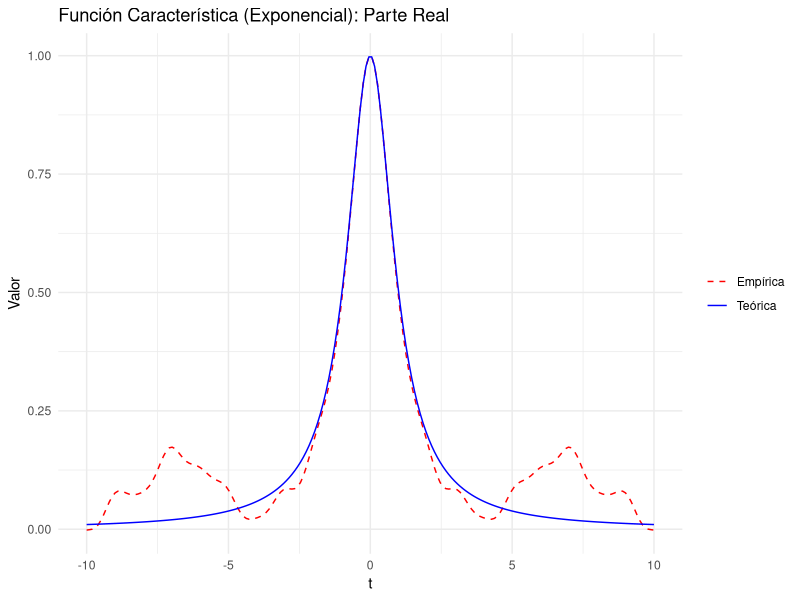
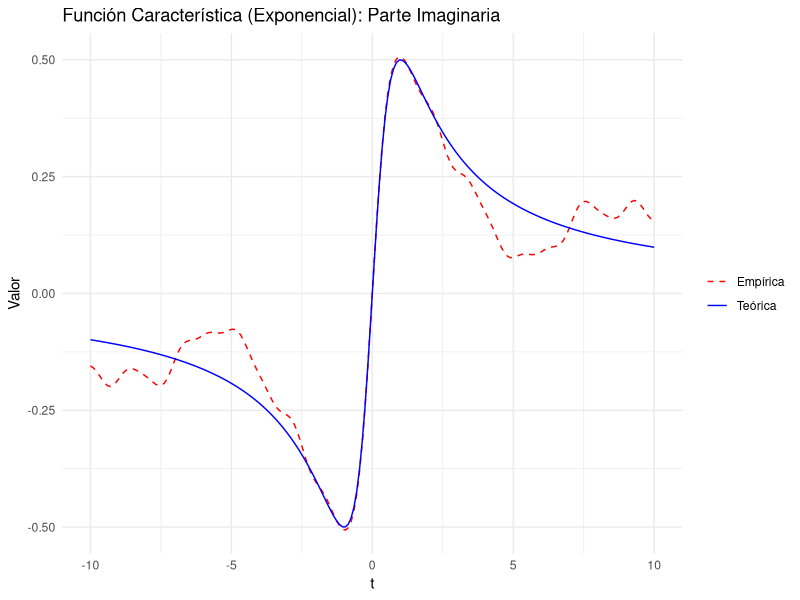
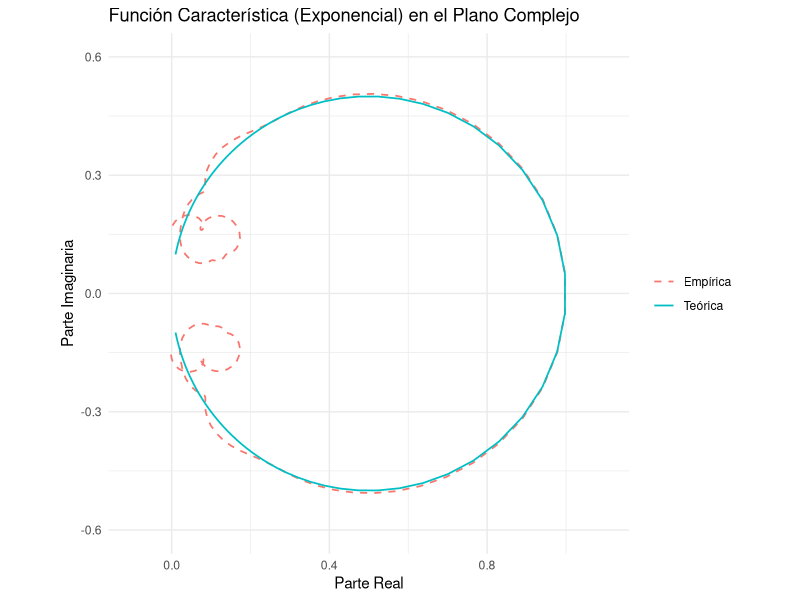
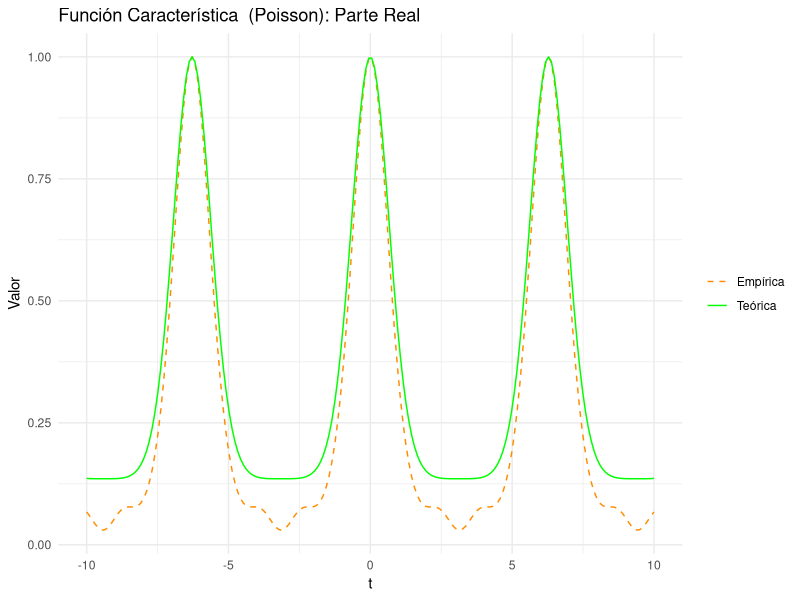
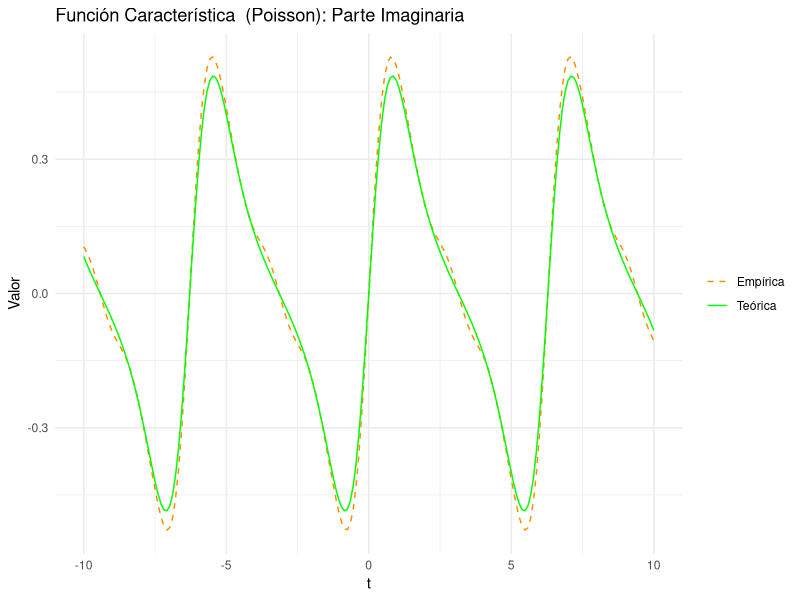
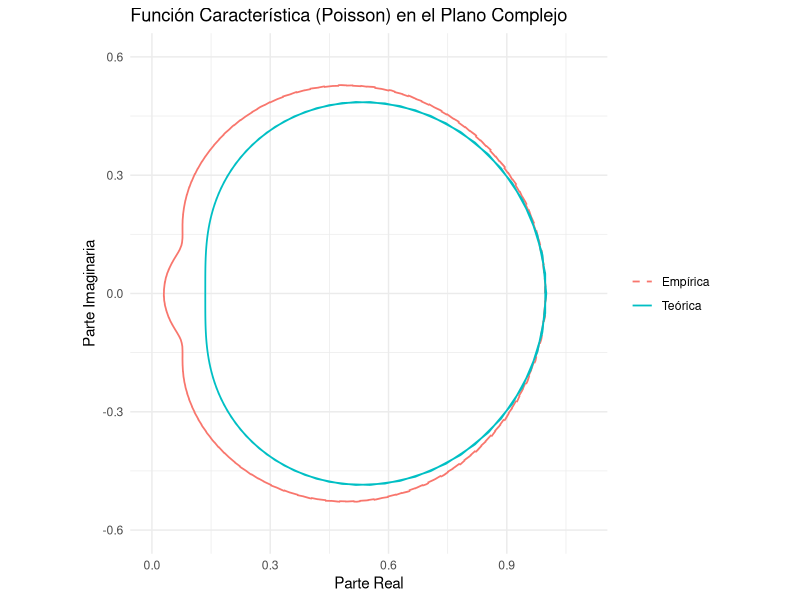
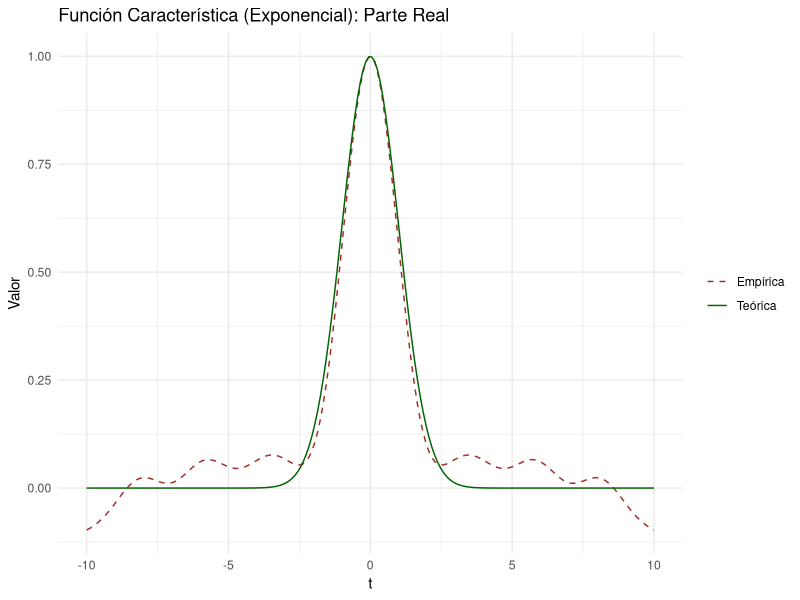
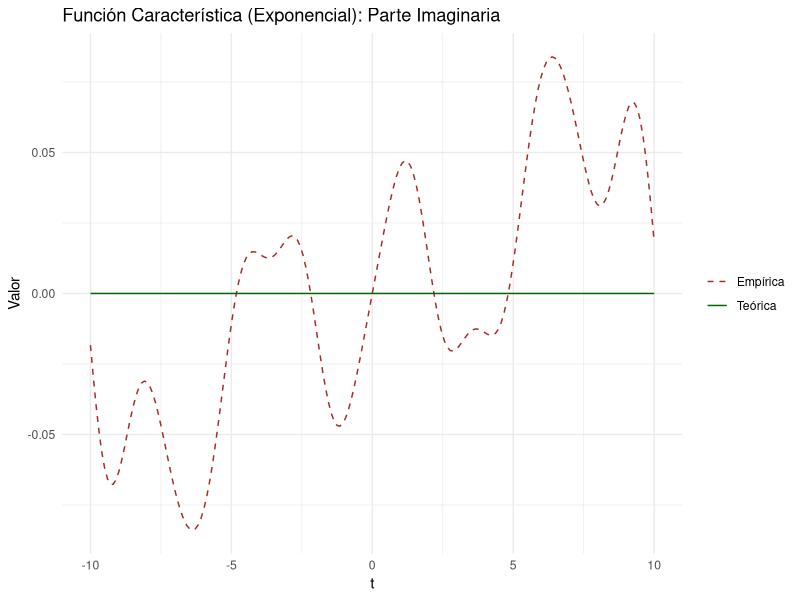

Source code (R) for these figures, in order:
## ---- chunk 1
library(tidyverse)
library(viridisLite)

set.seed(1234)
## ---- chunk 2
n <- 200
t_vals <- seq(-10, 10, length.out = 200)

# Función característica empírica // es la misma para todas las funciones
phi_empirica <- function(t, x) {
  sapply(t, function(ti) {
    mean(exp(1i * ti * x))
  })
}

#Phi teorica debe definirse antes para su uso en crear_df

## ---- chunk 3

#################FLUJO############

#Crear dataframe

crear_df <- function(t_vals, muestra){
  # Calcular valores
phi_teo_vals <- phi_teorica(t_vals) #OJOOOOOO!!!
phi_emp_vals <- phi_empirica(t_vals, muestra)

# Crear df en formato largo 
df_complex <- data.frame(
  t = rep(t_vals, 2),
  Re = c(Re(phi_teo_vals), Re(phi_emp_vals)),
  Im = c(Im(phi_teo_vals), Im(phi_emp_vals)),
  Tipo = factor(rep(c("Teórica", "Empírica"), each = length(t_vals)))
)

return(df_complex)
}

#Plots

crear_plot <- function(df, y, titulo, color1, color2) {
  ggplot(df, aes(x = t, y = .data[[y]], color = Tipo, linetype = Tipo)) +
    geom_line(linewidth = 0.5) +
    labs(title = titulo, x = "t", y = "Valor") +
    scale_linetype_manual(values = c("Teórica" = "solid", "Empírica" = "dashed")) +
    scale_color_manual(values = c("Teórica" = color1, "Empírica" = color2)) +
  theme_minimal() +
  theme(legend.title = element_blank())
}

crear_plot_complex <- function(df, titulo){
   ggplot(df, aes(x = Re, y = Im, color = Tipo, linetype = Tipo)) +
  geom_path(size = 0.6) +
  labs(title = titulo, x = "Parte Real", y = "Parte Imaginaria") +
  coord_fixed() +  
  theme_minimal() +
  scale_linetype_manual(values = c("Teórica" = "solid", "Empírica" = "dashed")) +
  theme(legend.title = element_blank())
}
## ---- chunk 4
###### EXPONENCIAL ######
# Parámetro
lambda <- 1

# Generar muestra
muestra <- rexp(n, rate = lambda)

# Función característica teórica
phi_teorica <- function(t) {
  lambda / (lambda - 1i * t)
}

data_exp <- crear_df(t_vals, muestra)
#Parte real
data_exp |> crear_plot(y = "Re", 
            "Función Característica (Exponencial): Parte Real", "blue", "red") 
#Parte Im
data_exp |> crear_plot(y = "Im", 
        "Función Característica (Exponencial): Parte Imaginaria", "blue", "red") 
    
data_exp |> crear_plot_complex("Función Característica (Exponencial) en el Plano Complejo") + xlim(-0.1, 1.1) + ylim(-0.6, 0.6) 
## ---- chunk 5
###### POISSON ######

# Generar muestra de Poisson
lambda <- 1
muestra <- rpois(n, lambda)

# Función característica teórica de Poisson
phi_teorica <- function(t) {
  exp(lambda * (exp(1i * t) - 1))
}

data_poi <- crear_df(t_vals, muestra)
#Parte real
data_poi |> crear_plot(y = "Re", 
         "Función Característica  (Poisson): Parte Real", "green", "darkorange") 
#Parte Im
data_poi |> crear_plot(y = "Im", 
    "Función Característica  (Poisson): Parte Imaginaria","green", "darkorange") 

data_poi |> crear_plot_complex("Función Característica (Poisson) en el Plano Complejo") + xlim(0, 1.1) + ylim(-0.6, 0.6)
## ---- chunk 6
###### NORMAL ######

# Parámetros
mu <- 0
sigma <- 1

# Generar muestra normal
muestra <- rnorm(n, mean = mu, sd = sigma)

# Función característica teórica de la normal
phi_teorica <- function(t) {
  exp(1i * mu * t - 0.5 * sigma^2 * t^2)
}

data_norm <- crear_df(t_vals, muestra)

data_norm |> crear_plot(y = "Re", 
         "Función Característica (Exponencial): Parte Real", "darkgreen", "brown") 
#Parte Im
data_norm |> crear_plot(y = "Im", 
    "Función Característica (Exponencial): Parte Imaginaria", "darkgreen", "brown") 
data_norm |> crear_plot_complex("Función Característica (Exponencial) en el Plano Complejo") + xlim(-0.1, 1.1) + ylim(-0.2, 0.2)

## ---- chunk 7
###### MEZCLA DE NORMALES ######

# Mezcla: 0.7 * N(0,1) + 0.3 * N(2,4)
componentes <- sample(c(1, 2), size = n, replace = TRUE, prob = c(0.7, 0.3))

# Generar muestras
muestra <- numeric(n)
muestra[componentes == 1] <- rnorm(sum(componentes == 1), mean = 0, sd = 1)
muestra[componentes == 2] <- rnorm(sum(componentes == 2), mean = 2, sd = 2)  # sd = sqrt(4)

# Función característica teórica de la mezcla TEOREMA
phi_teorica <- function(t) {
  phi1 <- function(t) exp(-0.5 * t^2)                   # N(0,1)
  phi2 <- function(t) exp(1i * 2 * t - 0.5 * 4 * t^2)   # N(2,4)
  0.7 * phi1(t) + 0.3 * phi2(t)
}

data_mezcla_norm <- crear_df(t_vals, muestra)

data_mezcla_norm |> crear_plot(y = "Re", 
         "Función Característica (Exponencial): Parte Real", "blue", "orange") 
#Parte Im
data_mezcla_norm |> crear_plot(y = "Im", 
    "Función Característica (Exponencial): Parte Imaginaria", "blue", "orange") 
data_mezcla_norm |> crear_plot_complex("Función Característica (Exponencial) en el Plano Complejo") + xlim(-0.1, 1.1) + ylim(-0.2, 0.2)
